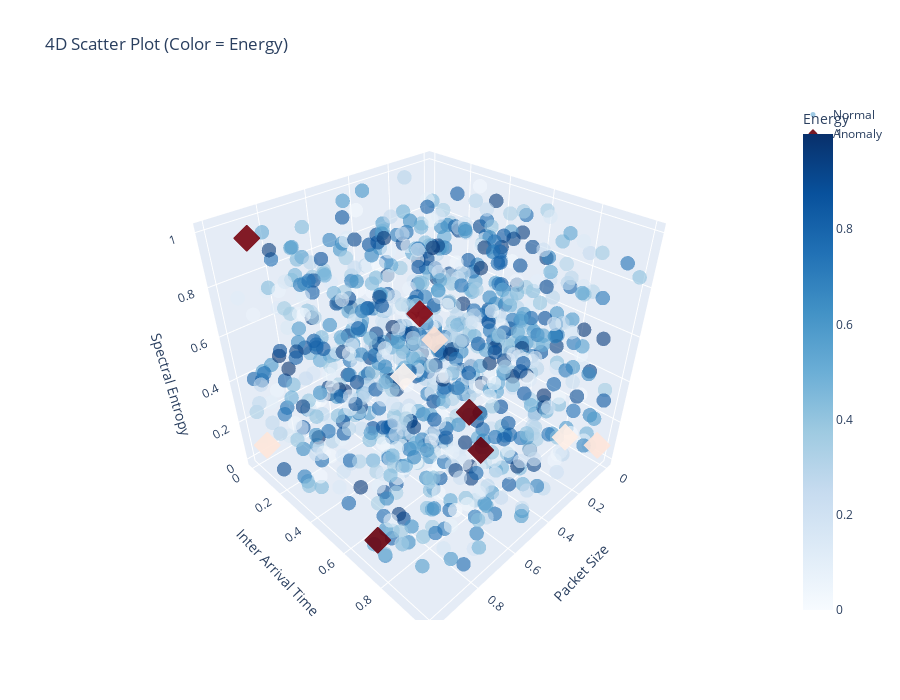

Notebook cell for this chart:
### Code cell
import plotly.graph_objects as go

fig = go.Figure()

fig.add_trace(go.Scatter3d(
    x=normal['packet_size'],
    y=normal['inter_arrival_time'],
    z=normal['spectral_entropy'],
    mode='markers',
    name='Normal',
    marker=dict(
        size=5,
        color=normal['frequency_band_energy'],
        colorscale='Blues',
        opacity=0.6,
        colorbar=dict(title='Energy')
    )
))

fig.add_trace(go.Scatter3d(
    x=anomaly['packet_size'],
    y=anomaly['inter_arrival_time'],
    z=anomaly['spectral_entropy'],
    mode='markers',
    name='Anomaly',
    marker=dict(
        size=7,
        color=anomaly['frequency_band_energy'],
        colorscale='Reds',
        opacity=0.9,
        symbol='diamond'
    )
))

fig.update_layout(
    title='4D Scatter Plot (Color = Energy)',
    scene=dict(
        xaxis_title='Packet Size',
        yaxis_title='Inter Arrival Time',
        zaxis_title='Spectral Entropy'
    ),
    width=900,
    height=700
)

fig.show()

### Figure 1 — Plotly figure (JSON) as saved in the notebook; plotly's stock layout.template omitted (floating-point values rounded to 4 significant figures; data arrays with more than 128 entries replaced by an {"elided": "..."} marker saying what was removed)
{"data": [{"marker": {"color": {"elided": "990 float values"}, "colorbar": {"title": {"text": "Energy"}}, "colorscale": [[0, "rgb(247,251,255)"], [0.125, "rgb(222,235,247)"], [0.25, "rgb(198,219,239)"], [0.375, "rgb(158,202,225)"], [0.5, "rgb(107,174,214)"], [0.625, "rgb(66,146,198)"], [0.75, "rgb(33,113,181)"], [0.875, "rgb(8,81,156)"], [1, "rgb(8,48,107)"]], "opacity": 0.6, "size": 5}, "mode": "markers", "name": "Normal", "type": "scatter3d", "x": {"elided": "990 float values"}, "y": {"elided": "990 float values"}, "z": {"elided": "990 float values"}}, {"marker": {"color": [0.9912, 0.1034, 0.1259, 0.9883, 0.01494, 0.05778, 0.1062, 0.9591, 0.9869, 0.9271], "colorscale": [[0, "rgb(255,245,240)"], [0.125, "rgb(254,224,210)"], [0.25, "rgb(252,187,161)"], [0.375, "rgb(252,146,114)"], [0.5, "rgb(251,106,74)"], [0.625, "rgb(239,59,44)"], [0.75, "rgb(203,24,29)"], [0.875, "rgb(165,15,21)"], [1, "rgb(103,0,13)"]], "opacity": 0.9, "size": 7, "symbol": "diamond"}, "mode": "markers", "name": "Anomaly", "type": "scatter3d", "x": [0.3193, 0.9692, 0.01718, 0.9828, 0.9392, 0.002863, 0.03436, 0.8812, 0.1725, 0.1417], "y": [0.6207, 0.04217, 0.05123, 0.7366, 0.8409, 0.8218, 0.9861, 0.0151, 0.4237, 0.07859], "z": [0.009781, 0.08552, 0.1548, 0.1205, 0.8376, 0.01009, 0.09125, 0.9486, 0.01247, 0.3664]}], "layout": {"height": 700, "scene": {"xaxis": {"title": {"text": "Packet Size"}}, "yaxis": {"title": {"text": "Inter Arrival Time"}}, "zaxis": {"title": {"text": "Spectral Entropy"}}}, "title": {"text": "4D Scatter Plot (Color = Energy)"}, "width": 900}}
